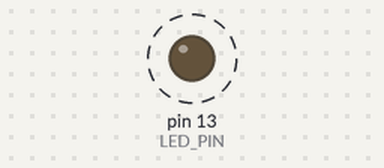
Recording of a sketch running on a simulated Arduino Uno, built with avr-gcc and run on an emulated ATmega328P. Shown: output pins drawn as LEDs (lit = HIGH). Dashed ring = blinking. Random numbers use the default seed unless the sketch sets one; what the sketch prints to the serial monitor is not drawn.

Above: at 4.6 s.
Timing chart, 0 to 7.1 s (numbered marks = the images above):
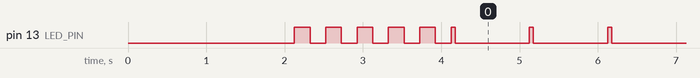

The sketch:

test_data_generator.ino
```cpp
/*
  IoT Monitoring System - Test Data Generator
  Single Arduino UNO sketch for testing Python application

  Generates realistic random sensor data:
  - Voltage: 3.0V - 5.2V (simulating power supply variations)
  - Current: 0.1A - 2.5A (simulating load variations)
  - Temperature: 18°C - 35°C (simulating room/ambient temperature)

  Data Format: "V:4.85,C:1.23,T:24.5"
  Sends data every 1 second via Serial
*/

// Pin definitions (for reference, not used in simulation)
#define VOLTAGE_PIN A0
#define CURRENT_PIN A1
#define TEMP_PIN A2
#define LED_PIN 13

// Simulation parameters
float baseVoltage = 4.2;      // Base voltage around 4.2V
float baseCurrent = 1.0;      // Base current around 1.0A
float baseTemperature = 22.0; // Base temperature around 22°C

// Trend variables for realistic data
float voltageTrend = 0.0;
float currentTrend = 0.0;
float tempTrend = 0.0;

// Timing
unsigned long lastSendTime = 0;
const unsigned long sendInterval = 1000; // Send data every 1 second

// Data counter
unsigned long dataCount = 0;

void setup() {
  // Initialize serial communication
  Serial.begin(9600);

  // Initialize LED pin
  pinMode(LED_PIN, OUTPUT);

  // Initialize random seed
  randomSeed(analogRead(A3)); // Use unconnected pin for random seed

  // Wait for serial connection
  delay(2000);

  // Send startup message
  Serial.println("IoT Monitoring System - Test Data Generator");
  Serial.println("Arduino UNO Ready - Generating Random Sensor Data");
  Serial.println("Data Format: V:voltage,C:current,T:temperature");
  Serial.println("----------------------------------------");

  // Blink LED to indicate startup
  for(int i = 0; i < 5; i++) {
    digitalWrite(LED_PIN, HIGH);
    delay(200);
    digitalWrite(LED_PIN, LOW);
    delay(200);
  }
}

void loop() {
  unsigned long currentTime = millis();

  // Send data every second
  if (currentTime - lastSendTime >= sendInterval) {
    // Generate realistic sensor data
    float voltage = generateVoltage();
    float current = generateCurrent();
    float temperature = generateTemperature();

    // Send data in the expected format
    sendSensorData(voltage, current, temperature);

    // Blink LED to indicate data transmission
    digitalWrite(LED_PIN, HIGH);
    delay(50);
    digitalWrite(LED_PIN, LOW);

    lastSendTime = currentTime;
    dataCount++;

    // Update trends for more realistic data patterns
    updateTrends();
  }
}

float generateVoltage() {
  // Simulate voltage variations (3.0V to 5.2V)
  // Add some trend and random noise
  float noise = random(-20, 21) / 100.0; // ±0.2V noise
  float trendEffect = sin(millis() / 30000.0) * 0.3; // Slow sine wave trend

  float voltage = baseVoltage + voltageTrend + trendEffect + noise;

  // Clamp to realistic range
  voltage = constrain(voltage, 3.0, 5.2);

  return voltage;
}

float generateCurrent() {
  // Simulate current variations (0.1A to 2.5A)
  // Current often correlates with load changes
  float noise = random(-15, 16) / 100.0; // ±0.15A noise
  float loadVariation = sin(millis() / 20000.0) * 0.4; // Load changes

  float current = baseCurrent + currentTrend + loadVariation + noise;

  // Clamp to realistic range
  current = constrain(current, 0.1, 2.5);

  return current;
}

float generateTemperature() {
  // Simulate temperature variations (18°C to 35°C)
  // Temperature changes slowly and can be affected by current
  float noise = random(-10, 11) / 100.0; // ±0.1°C noise
  float thermalEffect = (baseCurrent - 1.0) * 2.0; // Current affects temperature
  float ambientCycle = sin(millis() / 60000.0) * 3.0; // Slow ambient changes

  float temperature = baseTemperature + tempTrend + thermalEffect + ambientCycle + noise;

  // Clamp to realistic range
  temperature = constrain(temperature, 18.0, 35.0);

  return temperature;
}

void sendSensorData(float voltage, float current, float temperature) {
  // Send data in the format expected by Python application
  Serial.print("V:");
  Serial.print(voltage, 2);
  Serial.print(",C:");
  Serial.print(current, 2);
  Serial.print(",T:");
  Serial.println(temperature, 1);

  // Optional: Send debug info every 30 seconds
  if (dataCount % 30 == 0) {
    Serial.print("# Data points sent: ");
    Serial.print(dataCount);
    Serial.print(", Uptime: ");
    Serial.print(millis() / 1000);
    Serial.println(" seconds");
  }
}

void updateTrends() {
  // Update trends every 10 seconds for more realistic long-term patterns
  if (dataCount % 10 == 0) {
    // Voltage trend (slow changes in power supply)
    voltageTrend += random(-5, 6) / 100.0; // ±0.05V change
    voltageTrend = constrain(voltageTrend, -0.3, 0.3);

    // Current trend (load changes)
    currentTrend += random(-10, 11) / 100.0; // ±0.1A change
    currentTrend = constrain(currentTrend, -0.5, 0.5);

    // Temperature trend (environmental changes)
    tempTrend += random(-5, 6) / 100.0; // ±0.05°C change
    tempTrend = constrain(tempTrend, -2.0, 2.0);
  }
}

// Additional functions for testing different scenarios

void simulateHighLoad() {
  // Simulate high current load scenario
  baseCurrent = 2.0;
  baseTemperature = 28.0;
}

void simulateLowLoad() {
  // Simulate low current load scenario
  baseCurrent = 0.3;
  baseTemperature = 20.0;
}

void simulatePowerFluctuation() {
  // Simulate power supply fluctuations
  baseVoltage = 3.8 + random(-20, 21) / 100.0;
}

// Function to handle serial commands (optional)
void handleSerialCommands() {
  if (Serial.available()) {
    String command = Serial.readStringUntil('\n');
    command.trim();

    if (command == "HIGH_LOAD") {
      simulateHighLoad();
      Serial.println("# Simulating high load scenario");
    }
    else if (command == "LOW_LOAD") {
      simulateLowLoad();
      Serial.println("# Simulating low load scenario");
    }
    else if (command == "POWER_FLUC") {
      simulatePowerFluctuation();
      Serial.println("# Simulating power fluctuations");
    }
    else if (command == "RESET") {
      baseVoltage = 4.2;
      baseCurrent = 1.0;
      baseTemperature = 22.0;
      Serial.println("# Reset to normal parameters");
    }
    else if (command == "STATUS") {
      Serial.print("# Base values - V:");
      Serial.print(baseVoltage);
      Serial.print("V, C:");
      Serial.print(baseCurrent);
      Serial.print("A, T:");
      Serial.print(baseTemperature);
      Serial.println("°C");
    }
  }
}
```

Measured:
- by itself, pin 13 (LED_PIN): goes 4 × (LOW 0.20 s, HIGH 0.20 s), LOW 0.20 s, 125 × (HIGH 0.05 s, LOW 0.95 s), HIGH 0.05 s, then LOW
